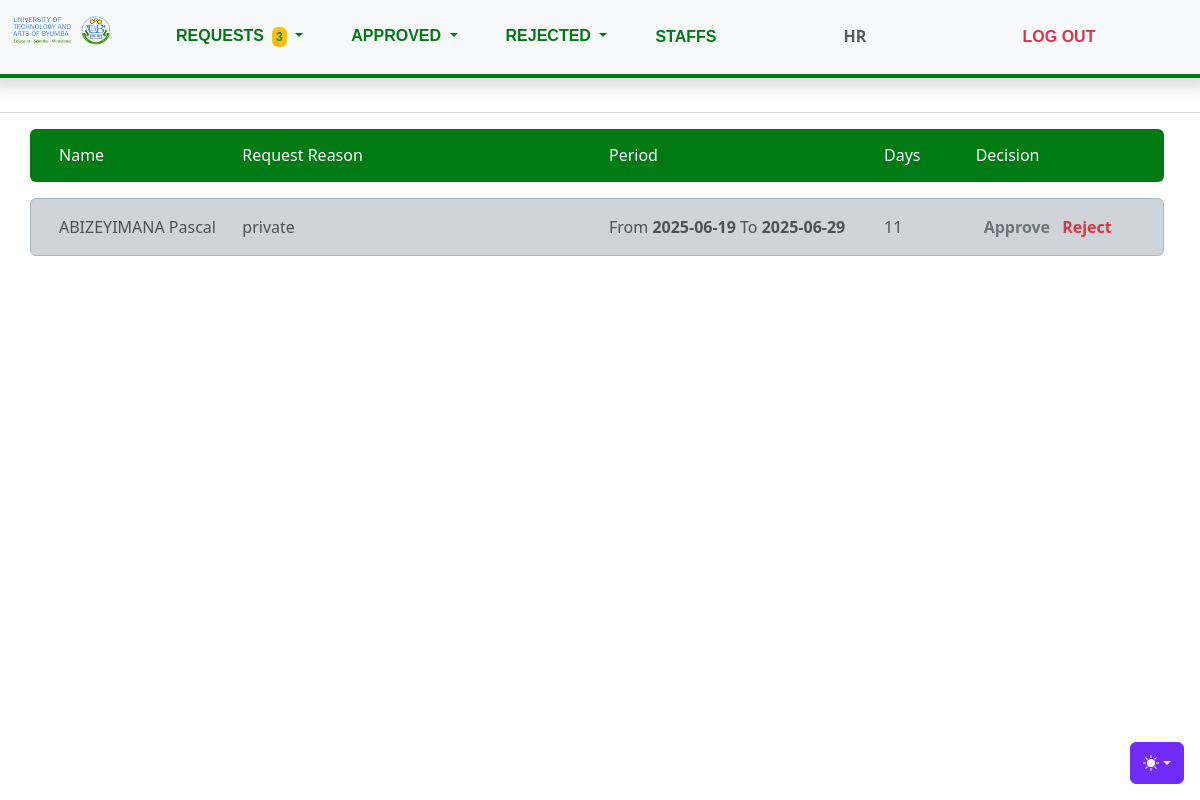
The app's page /Client/hr/leaverequests.php (signed in) with its own data.
### tables this page shows
CREATE TABLE `leave_requests` (
  `request_id` int(11) NOT NULL,
  `staff_id` int(11) DEFAULT NULL,
  `start_date` date DEFAULT NULL,
  `end_date` date DEFAULT NULL,
  `leave_reason` text DEFAULT NULL,
  `days_requested` int(11) NOT NULL,
  `decision` enum('Pending','Approved','Rejected') DEFAULT 'Pending',
  `decision_reason` text DEFAULT 'N/A',
  `created_at` timestamp NOT NULL DEFAULT current_timestamp()
);

CREATE TABLE `staff` (
  `staff_id` int(11) NOT NULL,
  `first_name` varchar(100) NOT NULL,
  `other_name` varchar(100) NOT NULL,
  `job_title` varchar(200) NOT NULL,
  `job_description` longtext NOT NULL,
  `current_degree` varchar(200) NOT NULL,
  `graduation_year` varchar(100) NOT NULL,
  `years_of_experience` varchar(100) NOT NULL,
  `joining_date` varchar(100) NOT NULL,
  `nationality` varchar(200) NOT NULL,
  `location` varchar(200) NOT NULL,
  `nid` varchar(100) NOT NULL,
  `email` varchar(200) NOT NULL,
  `telephone` varchar(100) NOT NULL,
  `username` varchar(100) NOT NULL,
  `password` varchar(100) NOT NULL
);

### Client/hr/leaverequests.php (the view, shortened to what this page needs)
<?php
require_once '../../server/config/database.php';
$stmt1 = $conn->prepare("
        SELECT COUNT(*)
        FROM day_off_requests
        WHERE decision = 'pending'
    ");
$stmt1->execute();
$stmt1->bind_result($drcount);
$stmt2 = $conn->prepare("
        SELECT COUNT(*)
        FROM leave_requests
        WHERE decision = 'pending'
    ");
$stmt2->execute();
$stmt2->bind_result($lrcount);
$pending_requests = $drcount + $lrcount;
?>
<!doctype html>
<html lang="en" data-bs-theme="auto">
<head>
    <link rel="stylesheet" href="https://cdn.jsdelivr.net/npm/@docsearch/css@3">
    <link href="../css/assets/dist/css/bootstrap.min.css" rel="stylesheet">
    <link rel="../stylesheet" href="css/carousel1.css">
    <link rel="../stylesheet" href="css/checkout.css">
</head>
<body>
    <div class="dropdown position-fixed bottom-0 end-0 mb-3 me-3 bd-mode-toggle">
        <button class="btn btn-bd-primary py-2 dropdown-toggle d-flex align-items-center" id="bd-theme" type="button"
            aria-expanded="false" data-bs-toggle="dropdown" aria-label="Toggle theme (auto)">
            <svg class="bi my-1 theme-icon-active" width="1em" height="1em">
                <use href="#circle-half"></use>
            </svg>
        </button>
    </div>
    <header data-bs-theme="">
    <div class="text-center bg-light fixed-top row text-muted shadow"  style="transition:transform 3s ease-in;border-bottom:4px solid #007a12">
      <div class="col-8">
      <nav class="navbar navbar-expand-md">
      <div class="container-fluid">
        <a class="navbar-brand" href="account.php"><img src="../img/logo.png"width="100px" height="30px"></a>
        <div class="collapse navbar-collapse col-12 pt-3 justify-content-left" id="navbarCollapse">
        <ul class="navbar-nav me-auto my-2 my-lg-0 navbar-nav-scroll">
            <li class="nav-item">
              <div class="dropdown ms-5">
                <a href="#" class="hnav-link d-block text-decoration-none dropdown-toggle" data-bs-toggle="dropdown" aria-expanded="false">
                   REQUESTS<div class="badge ms-2 p-1 bg-warning text-success"><b><?php echo $pending_requests; ?></b></div>
                </a>
            </div>
            </li>
            <li class="nav-item">
              <div class="dropdown ms-5">
                <a href="#" class="hnav-link d-block text-decoration-none dropdown-toggle" data-bs-toggle="dropdown" aria-expanded="false">
                   APPROVED
                </a>
            </div>
            </li>
            <li class="nav-item">
              <div class="dropdown ms-5">
                <a href="#" class="hnav-link d-block text-decoration-none dropdown-toggle" data-bs-toggle="dropdown" aria-expanded="false">
                   REJECTED
                </a>
            </div>
            </li>
            <li class="nav-item">
              <a class="hnav-link py-4 ms-5" href="staffs.php">STAFFS
              </a>
            </li>
          </ul>
        </div>
      </div>
    </nav>
      </div>
      <div class="col-1 py-4"><b>HR</b></div>
    <div class="col-3"><a class="btn py-4 hnav-link text-danger" href="../../Server/hr_logout.php"><b>LOG OUT</b></a>
    </div>
  </header>
    <br><br><br><br>
    <main class="text-muted">
        <hr>
        <div class="container">
             <div class="row">
             <div class="col-12" style="overflow-x: auto; width:1200px;">
            <div class="" style="width:1110px;">
                <div class="alert p-color text-light h6 row">
                    <div class="col-2">Name</div>
                    <div class="col-4">Request Reason</div>
                    <div class="col-3">Period</div>
                    <div class="col-1">Days</div>
                    <div class="col-2">Decision</div>
                </div>
                <?php
                require_once '../../server/config/database.php';
                $sql = "SELECT * FROM leave_requests INNER JOIN `staff` ON leave_requests.staff_id = staff.staff_id WHERE decision='Pending'";
                $result = $conn->query($sql);
                if ($result->num_rows > 0) {
                    while ($row = $result->fetch_assoc()) {
                ?>
                        <div class="alert alert-dark text-muted row">
                            <div class="col-2"><?php echo $row['first_name']." ".$row['other_name'] ?></div>
                            <div class="col-4"><?php echo $row['leave_reason'] ?></div>
                            <div class="col-3"><?php echo "From <b>".$row['start_date']."</b> To <b>".$row['end_date']. "</b>" ?></div>
                            <div class="col-1"><?php echo $row['days_requested'] ?></div>
                            <div class="col text-danger col-2">
                                <a href="approveleave.php? request_id=<?php echo $row['request_id'] ?>" class="link text-secondary ms-2" style="text-decoration:none;" title="Approve this request" onclick="return confirm('Approve this request?')"><b>Approve</b></a>
                                <a href="rejectleave.php? request_id=<?php echo $row['request_id'] ?>" class="link text-danger ms-2" style="text-decoration:none;" title="Reject this request"  onclick="return confirm('Reject this request?')"><b>Reject</b></a>
                            </div>
                        </div>
                <?php
                    }
                } else {
                    echo "<p>No pending Leave requests.</p>";
                }
                ?>
            </div>
             </div>
             </div>
        </div>
    </main>
</body>
</html>

### Client/hr/leaverequests.php (style rules this page uses)
.bi { vertical-align: -.125em; fill: currentColor; }
.btn-bd-primary { --bd-violet-bg: #712cf9; --bd-violet-rgb: 112.520718, 44.062154, 249.437846; --bs-btn-font-weight: 600; --bs-btn-color: var(--bs-white); --bs-btn-bg: var(--bd-violet-bg); --bs-btn-border-color: var(--bd-violet-bg); --bs-btn-hover-color: var(--bs-white); --bs-btn-hover-bg: #6528e0; --bs-btn-hover-border-color: #6528e0; --bs-btn-focus-shadow-rgb: var(--bd-violet-rgb); --bs-btn-active-color: var(--bs-btn-hover-color); --bs-btn-active-bg: #5a23c8; --bs-btn-active-border-color: #5a23c8; }
.bd-mode-toggle { z-index: 1500; }
.hnav-link { color:#007A12; font-weight: bold; font-family: 'Poppins', Helvetica, Arial, Lucida, sans-serif; text-decoration: none; }
.p-color { background-color: #007A12; color: white; }

### records on screen
leave_requests: staff.first_name "ABIZEYIMANA", staff.other_name "Pascal", leave_reason "private", start_date "2025-06-19", end_date "2025-06-29", days_requested "11"

### other values on screen
$pending_requests "3"
